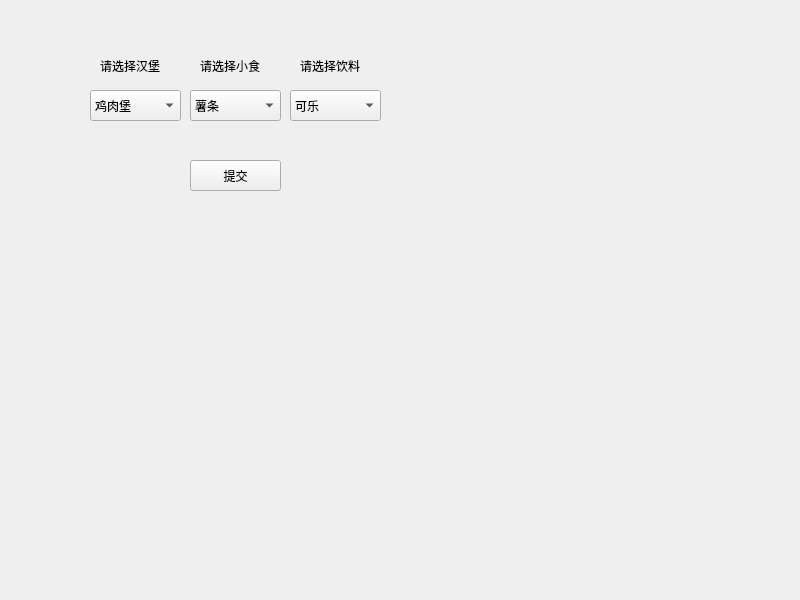
<?xml version="1.0" encoding="UTF-8"?>
<ui version="4.0">
 <class>Widget</class>
 <widget class="QWidget" name="Widget">
  <property name="geometry">
   <rect>
    <x>0</x>
    <y>0</y>
    <width>800</width>
    <height>600</height>
   </rect>
  </property>
  <property name="windowTitle">
   <string>Widget</string>
  </property>
  <widget class="QLabel" name="label">
   <property name="geometry">
    <rect>
     <x>100</x>
     <y>50</y>
     <width>81</width>
     <height>31</height>
    </rect>
   </property>
   <property name="text">
    <string>请选择汉堡</string>
   </property>
  </widget>
  <widget class="QLabel" name="label_2">
   <property name="geometry">
    <rect>
     <x>200</x>
     <y>50</y>
     <width>81</width>
     <height>31</height>
    </rect>
   </property>
   <property name="text">
    <string>请选择小食</string>
   </property>
  </widget>
  <widget class="QLabel" name="label_3">
   <property name="geometry">
    <rect>
     <x>300</x>
     <y>50</y>
     <width>81</width>
     <height>31</height>
    </rect>
   </property>
   <property name="text">
    <string>请选择饮料</string>
   </property>
  </widget>
  <widget class="QComboBox" name="comboBox">
   <property name="geometry">
    <rect>
     <x>90</x>
     <y>90</y>
     <width>91</width>
     <height>31</height>
    </rect>
   </property>
   <item>
    <property name="text">
     <string>鸡肉堡</string>
    </property>
   </item>
   <item>
    <property name="text">
     <string>牛肉堡</string>
    </property>
   </item>
  </widget>
  <widget class="QComboBox" name="comboBox_2">
   <property name="geometry">
    <rect>
     <x>190</x>
     <y>90</y>
     <width>91</width>
     <height>31</height>
    </rect>
   </property>
   <item>
    <property name="text">
     <string>薯条</string>
    </property>
   </item>
   <item>
    <property name="text">
     <string>鸡块</string>
    </property>
   </item>
  </widget>
  <widget class="QComboBox" name="comboBox_3">
   <property name="geometry">
    <rect>
     <x>290</x>
     <y>90</y>
     <width>91</width>
     <height>31</height>
    </rect>
   </property>
   <item>
    <property name="text">
     <string>可乐</string>
    </property>
   </item>
   <item>
    <property name="text">
     <string>芬达</string>
    </property>
   </item>
  </widget>
  <widget class="QPushButton" name="pushButton">
   <property name="geometry">
    <rect>
     <x>190</x>
     <y>160</y>
     <width>91</width>
     <height>31</height>
    </rect>
   </property>
   <property name="text">
    <string>提交</string>
   </property>
  </widget>
 </widget>
 <resources/>
 <connections/>
</ui>
